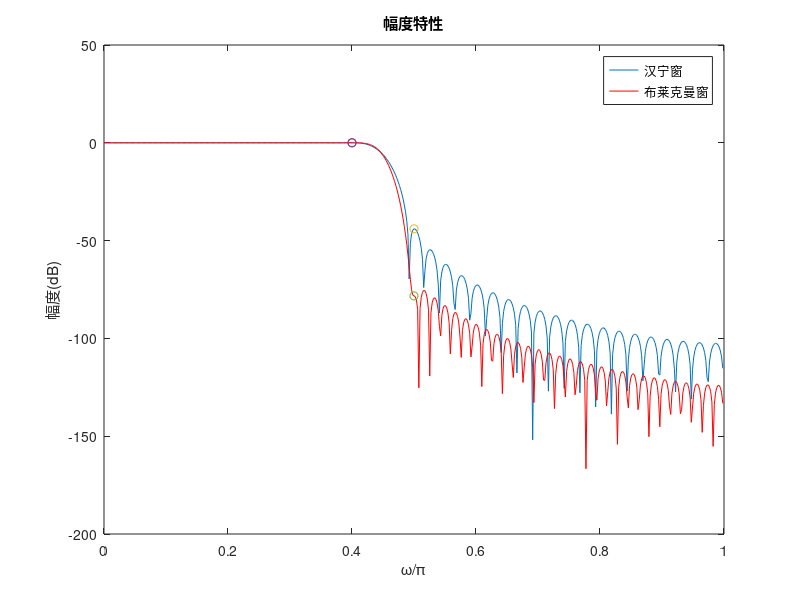

This figure's MATLAB source:
clear;clc;close all
fc=4000;
ap=0.5;as=40;fp=800;fs=1000;
wp=2*pi*fp/fc;
ws=2*pi*fs/fc;
dw=ws-wp;
wc=(wp+ws)/2;
N=8*pi/dw;%阶数
N2=12*pi/dw;
nd = (N-1)/2;
w = hann(N)';
for n=0:N-1;
hd(n+1)=sin(wc*(n-nd))/pi/(n-nd);
end
h1 = hd.*w;
H1=freqz(h1,1,512);
h2=fir1(N2-1,wc/pi,'low',blackman(N2));
H2=freqz(h2,1,512);
w=0:1/512:1-1/512;
figure(1);
H11=20*log10(abs(H1));
H22=20*log10(abs(H2));
v=plot(w,H11,w,H22,'r'); 
xlabel('\omega/\pi');ylabel('幅度(dB)');title('幅度特性')
hold on;
x1=wp/pi;x2=ws/pi;
y1=interp1(w,H11,x1);
y2=interp1(w,H11,x2);
y3=interp1(w,H22,x1);
y4=interp1(w,H22,x2);
plot(x1,y1,'-o');
plot(x2,y2,'-o');
plot(x1,y3,'-o');
plot(x2,y4,'-o');
legend(v,'汉宁窗','布莱克曼窗');
